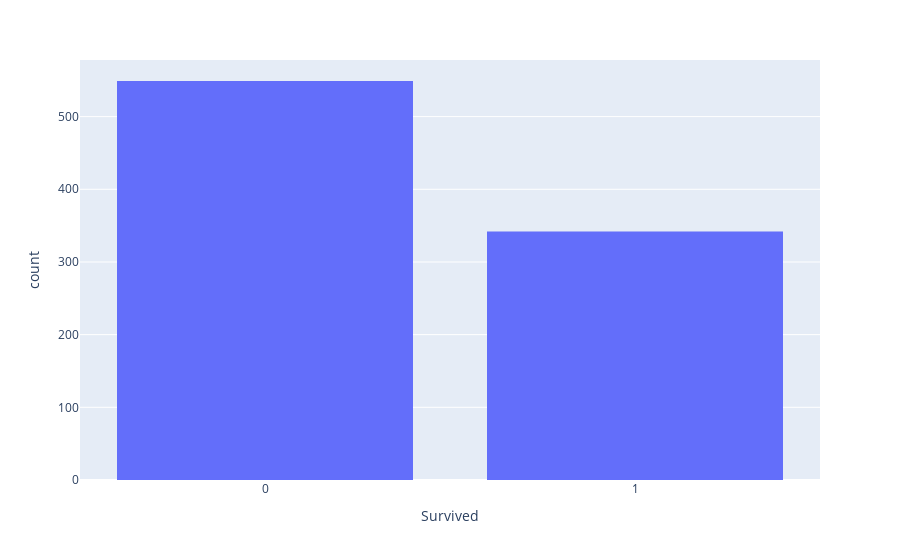

Write notebook code for a chart like this one.
### Markdown cell above
## 5. Atributos categóricos

### Dibuja histogramas, diagramas de barras o de tartas para determinar las frecuencias de los valores de los atributos categóricos. Indica el número de valores distintos para cada atributo y el valor más frecuente para cada atributo. ¿Qué atributos están balanceados y cuáles no?

### Code cell
fig = px.histogram(df,"Survived")
fig.update_xaxes(type='category')

### Figure 1 — Plotly figure (JSON) as saved in the notebook; plotly's stock layout.template omitted (floating-point values rounded to 4 significant figures; data arrays with more than 128 entries replaced by an {"elided": "..."} marker saying what was removed)
{"data": [{"bingroup": "x", "hovertemplate": "Survived=%{x}<br>count=%{y}<extra></extra>", "legendgroup": "", "marker": {"color": "#636efa", "pattern": {"shape": ""}}, "name": "", "orientation": "v", "showlegend": false, "type": "histogram", "x": {"elided": "891 int values"}, "xaxis": "x", "yaxis": "y"}], "layout": {"barmode": "relative", "legend": {"tracegroupgap": 0}, "margin": {"t": 60}, "xaxis": {"anchor": "y", "domain": [0, 1], "title": {"text": "Survived"}, "type": "category"}, "yaxis": {"anchor": "x", "domain": [0, 1], "title": {"text": "count"}}}}
